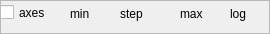
      <widget class="QFrame" name="frame_2">
       <property name="minimumSize">
        <size>
         <width>0</width>
         <height>31</height>
        </size>
       </property>
       <property name="frameShape">
        <enum>QFrame::StyledPanel</enum>
       </property>
       <property name="frameShadow">
        <enum>QFrame::Raised</enum>
       </property>
       <widget class="QCheckBox" name="show_axes_info">
        <property name="geometry">
         <rect>
          <x>0</x>
          <y>0</y>
          <width>61</width>
          <height>25</height>
         </rect>
        </property>
        <property name="toolTip">
         <string>show mesh info</string>
        </property>
        <property name="text">
         <string>axes</string>
        </property>
       </widget>
       <widget class="QLabel" name="label_13">
        <property name="geometry">
         <rect>
          <x>70</x>
          <y>4</y>
          <width>31</width>
          <height>19</height>
         </rect>
        </property>
        <property name="text">
         <string>min</string>
        </property>
       </widget>
       <widget class="QLabel" name="label_20">
        <property name="geometry">
         <rect>
          <x>180</x>
          <y>4</y>
          <width>41</width>
          <height>19</height>
         </rect>
        </property>
        <property name="text">
         <string>max</string>
        </property>
       </widget>
       <widget class="QLabel" name="label_21">
        <property name="geometry">
         <rect>
          <x>230</x>
          <y>4</y>
          <width>31</width>
          <height>19</height>
         </rect>
        </property>
        <property name="toolTip">
         <string>logscale of axe</string>
        </property>
        <property name="text">
         <string>log</string>
        </property>
       </widget>
       <widget class="QLabel" name="label_22">
        <property name="geometry">
         <rect>
          <x>120</x>
          <y>4</y>
          <width>41</width>
          <height>19</height>
         </rect>
        </property>
        <property name="text">
         <string>step</string>
        </property>
       </widget>
      </widget>
